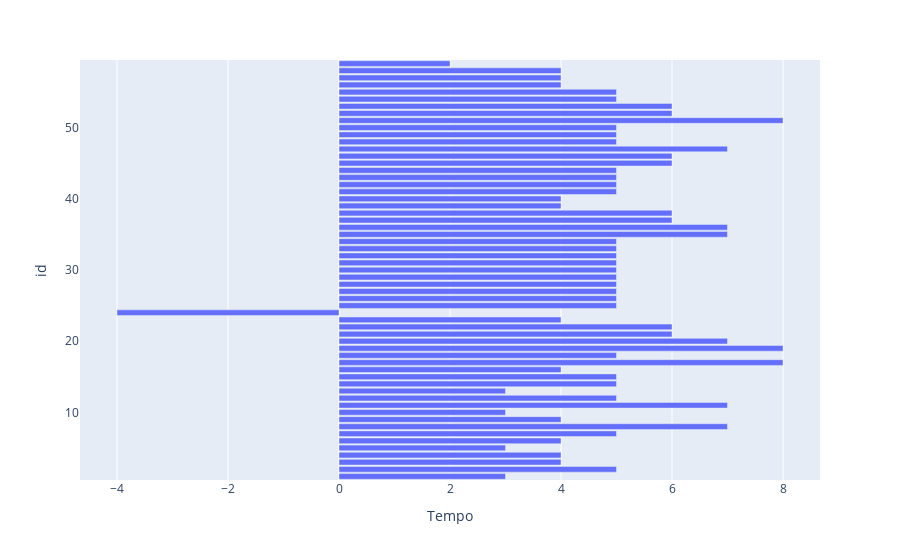

Write notebook code for a chart like this one.
### Markdown cell above
## Gerar um gráfico do tempo que leva para concluir o exame de qualificação

### Code cell
quali = df[df['Código da Disciplina'] == 316580]

#ferro = quali[quali['Matrícula'] == 180061712]

#ferro
tempoQualificar = quali[['Matrícula','Tempo']]

#print()
tempoQualificar['id'] = np.arange(len(tempoQualificar)) + 1

fig = px.bar(tempoQualificar, x="Tempo", y="id", orientation='h')
fig.show()

### Figure 1 — Plotly figure (JSON) as saved in the notebook; plotly's stock layout.template omitted (floating-point values rounded to 4 significant figures)
{"data": [{"alignmentgroup": "True", "hovertemplate": "Tempo=%{x}<br>id=%{y}<extra></extra>", "legendgroup": "", "marker": {"color": "#636efa"}, "name": "", "offsetgroup": "", "orientation": "h", "showlegend": false, "textposition": "auto", "type": "bar", "x": [3, 5, 4, 4, 3, 4, 5, 7, 4, 3, 7, 5, 3, 5, 5, 4, 8, 5, 8, 7, 6, 6, 4, -4, 5, 5, 5, 5, 5, 5, 5, 5, 5, 5, 7, 7, 6, 6, 4, 4, 5, 5, 5, 5, 6, 6, 7, 5, 5, 5, 8, 6, 6, 5, 5, 4, 4, 4, 2], "xaxis": "x", "y": [1, 2, 3, 4, 5, 6, 7, 8, 9, 10, 11, 12, 13, 14, 15, 16, 17, 18, 19, 20, 21, 22, 23, 24, 25, 26, 27, 28, 29, 30, 31, 32, 33, 34, 35, 36, 37, 38, 39, 40, 41, 42, 43, 44, 45, 46, 47, 48, 49, 50, 51, 52, 53, 54, 55, 56, 57, 58, 59], "yaxis": "y"}], "layout": {"barmode": "relative", "legend": {"tracegroupgap": 0}, "margin": {"t": 60}, "xaxis": {"anchor": "y", "domain": [0, 1], "title": {"text": "Tempo"}}, "yaxis": {"anchor": "x", "domain": [0, 1], "title": {"text": "id"}}}}
